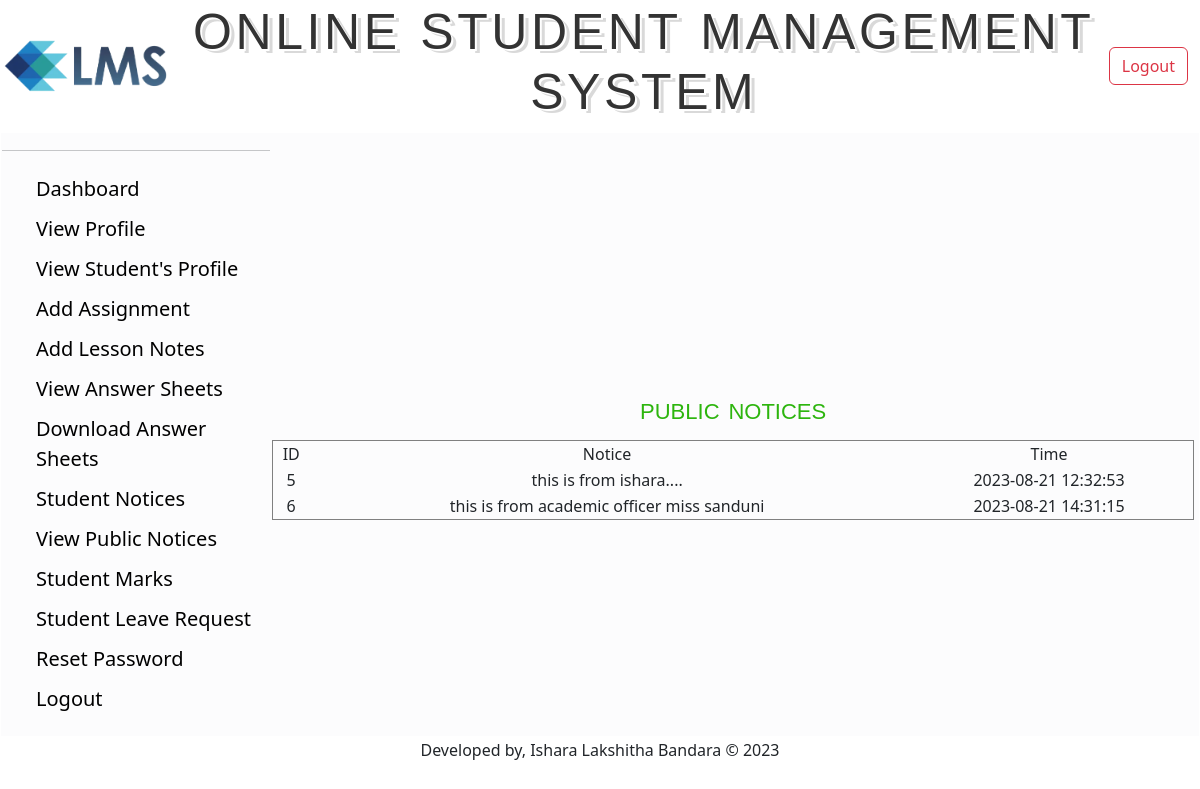
/Teacher/View/ViewSchoolNotice.php (signed in), run on the app's committed database.
### tables this page shows
CREATE TABLE `school_notice` (
  `id` int(3) NOT NULL,
  `notice` varchar(500) NOT NULL,
  `time` timestamp NOT NULL DEFAULT current_timestamp() ON UPDATE current_timestamp()
);

### Teacher/Model/DatabaseConnection.php (called while the page is built, shortened)
<?php
	function getAllSchoolNotice(){
		$conn = getConnection();
		$sql = "select * from school_notice";
		$result = mysqli_query($conn, $sql);
		$users =[];
		while($row = mysqli_fetch_assoc($result)){
			array_push($users, $row);
		}
		return $users;
	}
?>

### Teacher/View/ViewSchoolNotice.php (the view, shortened to what this page needs)
<?php
require_once('../Model/DatabaseConnection.php');
$GetNotice = getAllSchoolNotice();
if (isset($_COOKIE['flag'])) {
?>
  <!DOCTYPE html>
  <html>
  <head>
  </head>
  <body>
    <table border="1" cellspacing="0" width="80%">
      <?php include("TeacherHeader.php") ?>
      <tr>
        <td width="270px">
          <div id="sidebar">
            <ul>
              <li><a href="TeacherDashboard.php">Dashboard</a></li>
                            <li><a href="ViewProfile.php">View Profile</a></li>
                            <li><a href="StudentList.php">View Student's Profile</a></li>
                            <li><a href="UploadAssignment.php">Add Assignment</a></li>
                            <li><a href="UploadNotes.php">Add Lesson Notes</a></li>
                            <li><a href="ViewUploadedNotes(Student).php">View Answer Sheets</a></li>
                            <li><a href="assignmentDashboard.php">Download Answer Sheets</a></li>
                            <li><a href="NoticeBoard.php">Student Notices</a></li>
                            <li><a href="ViewSchoolNotice.php">View Public Notices</a></li>
                            <li><a href="StudentListMarks.php">Student Marks</a></li>
                            <li><a href="LeaveRequest.php">Student Leave Request</a></li>
                            <li><a href="ChangePass.php">Reset Password</a></li>
                            <li><a href="../Controller/Logout.php">Logout</a></li>
            </ul>
          </div>
        </td>
        </td>
        <td align="center">
          <fieldset>
            <legend class="textlegend">public NOTICES</legend>
            <form class="" action="" method="post">
              <?php
              echo "<table border = 1 width='100%' cellspacing = 0  >
								<tr align = 'center'>
								    <td>ID</td>
								    <td>Notice</td>
								    <td>Time</td>
								</tr>";
              for ($i = 0; $i < count($GetNotice); $i++) {
                echo "<tr align = 'center'>
								    <td>{$GetNotice[$i]['id']}</td>
								    <td>{$GetNotice[$i]['notice']}</td>
								    <td>{$GetNotice[$i]['time']}</td>
								</tr>";
              }
              echo "</table>";
              ?>
            </form>
          </fieldset>
        </td><td align="center"><img height="200px" weight="80px" src="../Resources/notice.jpg" alt=""></td>
      </tr>
    </table>
<?php include("TeacherFooter.php") ?>
  </body>
  </html>
<?php
} else {
  header('location: LoginPage.php');
}
?>

### Teacher/css/sidebar.css (style rules this page uses)
#sidebar ul li { list-style-type: none; font-size: 20px; padding: 5px 2px; }
#sidebar ul li:last-child { border-bottom: 0; }
#sidebar ul li a { text-decoration: none; color: #000; }

### Teacher/css/adminlogin.css (style rules this page uses)
.textlegend { font-family: Verdana, Geneva, sans-serif; font-size: 32px; letter-spacing: 0px; word-spacing: 0px; color: #2DB50E; font-weight: normal; text-decoration: none; font-style: normal; font-variant: small-caps; text-transform: lowercase; }

### data on the page
school_notice: id "5", notice "this is from ishara....", time "2023-08-21 12:32:53"
school_notice: id "6", notice "this is from academic officer miss sanduni", time "2023-08-21 14:31:15"
